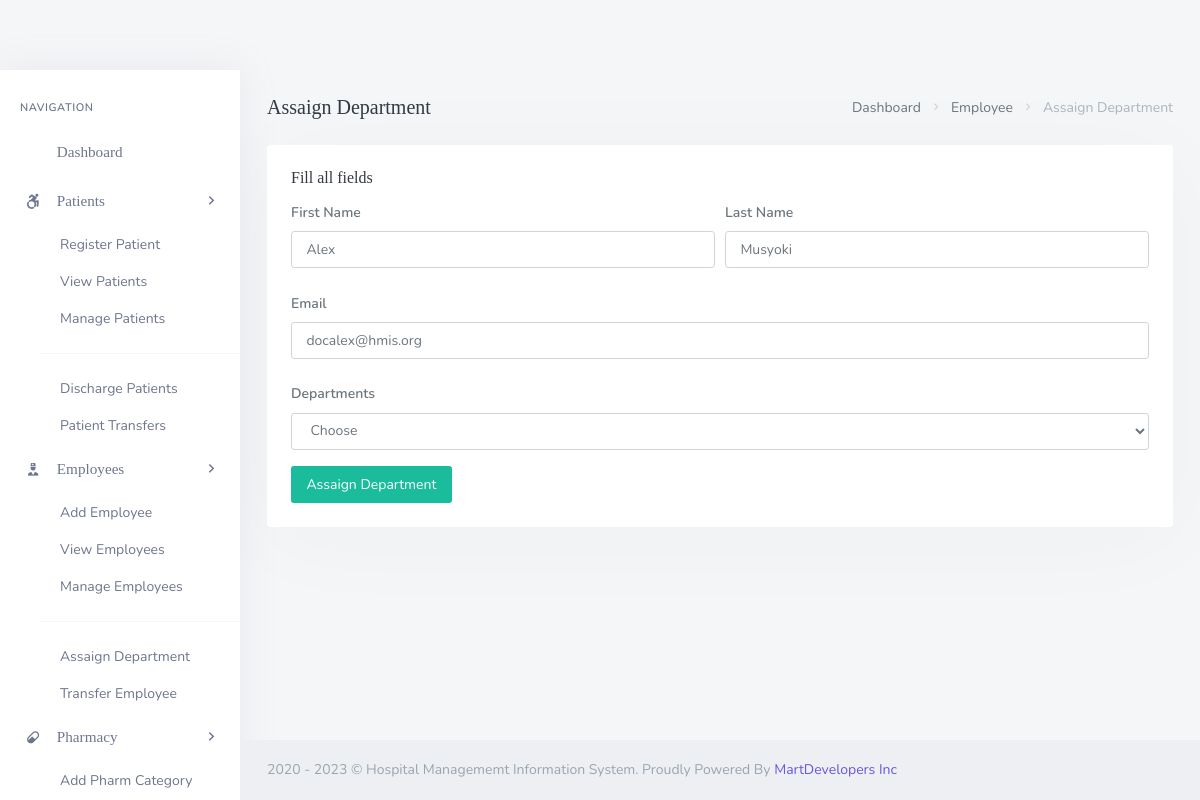
The page /backend/admin/his_admin_assaign_single_employee.php?doc_number=Y0F9K on the database as committed earlier.
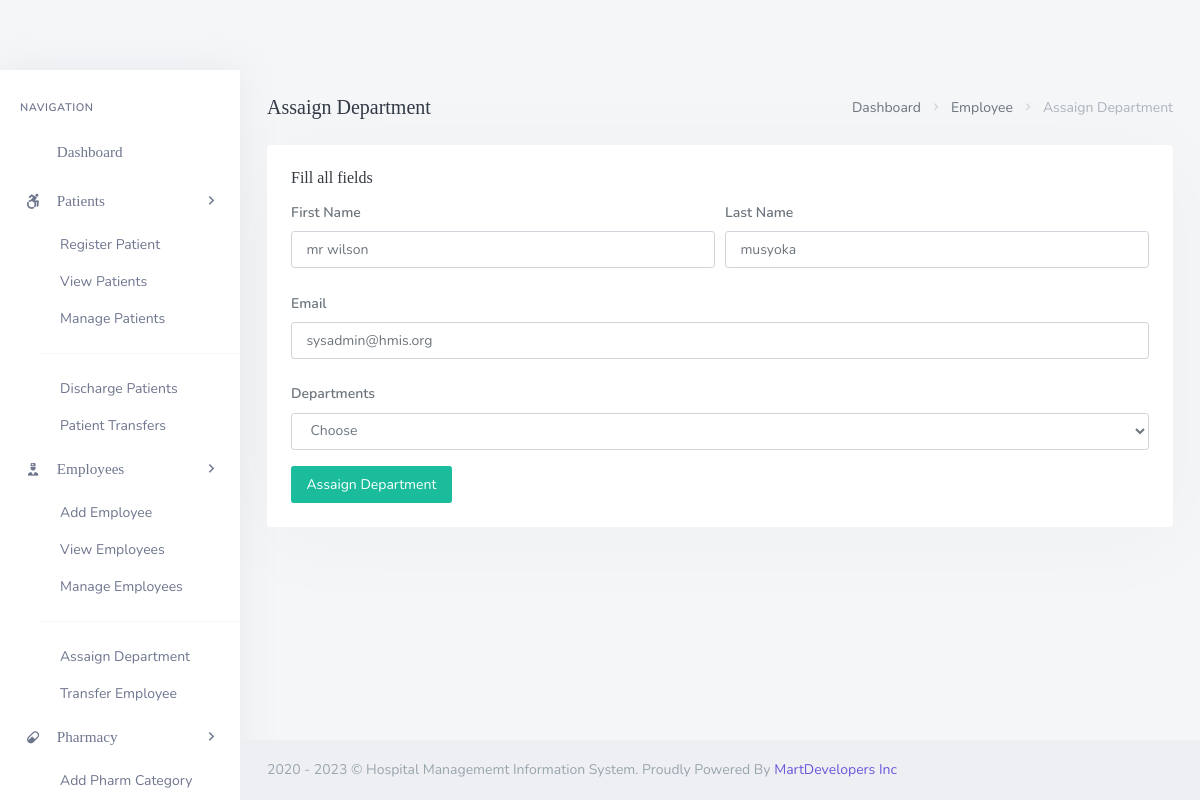
The same page on the database as committed later.
### tables this page shows
CREATE TABLE `his_docs` (
  `doc_id` int(20) NOT NULL,
  `doc_fname` varchar(200) DEFAULT NULL,
  `doc_lname` varchar(200) DEFAULT NULL,
  `doc_email` varchar(200) DEFAULT NULL,
  `doc_pwd` varchar(200) DEFAULT NULL,
  `doc_dept` varchar(200) DEFAULT NULL,
  `doc_number` varchar(200) DEFAULT NULL,
  `doc_dpic` varchar(200) DEFAULT NULL
);

### backend/admin/his_admin_assaign_single_employee.php (the view, shortened to what this page needs)
<?php
	include('assets/inc/config.php');
?>
<!DOCTYPE html>
<html lang="en">
    <?php include('assets/inc/head.php');?>
    <body>
        <div id="wrapper">
            <?php include("assets/inc/sidebar.php");?>
            <div class="content-page">
                <div class="content">
                    <div class="container-fluid">
                        <div class="row">
                            <div class="col-12">
                                <div class="page-title-box">
                                    <div class="page-title-right">
                                        <ol class="breadcrumb m-0">
                                            <li class="breadcrumb-item"><a href="his_admin_dashboard.php">Dashboard</a></li>
                                            <li class="breadcrumb-item"><a href="javascript: void(0);">Employee</a></li>
                                            <li class="breadcrumb-item active">Assaign Department</li>
                                        </ol>
                                    </div>
                                    <h4 class="page-title">Assaign Department</h4>
                                </div>
                            </div>
                        </div>
                        <?php
                            $doc_number=$_GET['doc_number'];
                            $ret="SELECT  * FROM his_docs WHERE doc_number=?";
                            $stmt= $mysqli->prepare($ret) ;
                            $stmt->bind_param('i',$doc_number);
                            $stmt->execute() ;
                            $res=$stmt->get_result();
                            while($row=$res->fetch_object())
                            {
                        ?>
                        <div class="row">
                            <div class="col-12">
                                <div class="card">
                                    <div class="card-body">
                                        <h4 class="header-title">Fill all fields</h4>
                                        <form method="post" enctype="multipart/form-data">
                                            <div class="form-row">
                                                <div class="form-group col-md-6">
                                                    <label for="inputEmail4" class="col-form-label">First Name</label>
                                                    <input type="text" required="required" readonly value="<?php echo $row->doc_fname;?>" name="doc_fname" class="form-control" id="inputEmail4" >
                                                </div>
                                                <div class="form-group col-md-6">
                                                    <label for="inputPassword4" class="col-form-label">Last Name</label>
                                                    <input required="required" type="text" readonly value="<?php echo $row->doc_lname;?>" name="doc_lname" class="form-control"  id="inputPassword4">
                                                </div>
                                            </div>
                                            <div class="form-group">
                                                <label for="inputAddress" class="col-form-label">Email</label>
                                                <input required="required" type="email" readonly value="<?php echo $row->doc_email;?>" class="form-control" name="doc_email" id="inputAddress">
                                            </div>
                                            <div class="form-group">
                                                    <label for="inputState" class="col-form-label">Departments</label>
                                                    <select id="inputState" required="required" name="doc_dept" class="form-control">
                                                        <option>Choose</option>
                                                    </select>
                                            </div>
                                            <button type="submit" name="assaign_dept" class="ladda-button btn btn-success" data-style="expand-right">Assaign Department</button>
                                        </form>
                                    </div>
                                </div>
                            </div>
                        </div>
                        <?php }?>
                    </div>
                </div>
                <?php include('assets/inc/footer.php');?>
            </div>
        </div>
    </body>
</html>

### backend/admin/assets/inc/sidebar.php (shortened to what this page needs)
<div class="left-side-menu">
                <div class="slimscroll-menu">
                    <div id="sidebar-menu">
                        <ul class="metismenu" id="side-menu">
                            <li class="menu-title">Navigation</li>
                            <li>
                                <a href="his_admin_dashboard.php">
                                    <i class="fe-airplay"></i>
                                    <span> Dashboard </span>
                                </a>
                            </li>
                            <li>
                                <a href="javascript: void(0);">
                                    <i class="fab fa-accessible-icon "></i>
                                    <span> Patients </span>
                                    <span class="menu-arrow"></span>
                                </a>
                                <ul class="nav-second-level" aria-expanded="false">
                                    <li>
                                        <a href="his_admin_register_patient.php">Register Patient</a>
                                    </li>
                                    <li>
                                        <a href="his_admin_view_patients.php">View Patients</a>
                                    </li>
                                    <li>
                                        <a href="his_admin_manage_patient.php">Manage Patients</a>
                                    </li>
                                    <hr>
                                    <li>
                                        <a href="his_admin_discharge_patient.php">Discharge Patients</a>
                                    </li>
                                    <li>
                                        <a href="his_admin_patient_transfer.php">Patient Transfers</a>
                                    </li>
                                </ul>
                            </li>
                            <li>
                                <a href="javascript: void(0);">
                                    <i class="mdi mdi-doctor"></i>
                                    <span> Employees </span>
                                    <span class="menu-arrow"></span>
                                </a>
                                <ul class="nav-second-level" aria-expanded="false">
                                    <li>
                                        <a href="his_admin_add_employee.php">Add Employee</a>
                                    </li>
                                    <li>
                                        <a href="his_admin_view_employee.php">View Employees</a>
                                    </li>
                                    <li>
                                        <a href="his_admin_manage_employee.php">Manage Employees</a>
                                    </li>
                                    <hr>
                                    <li>
                                        <a href="his_admin_assaign_dept.php">Assaign Department</a>
                                    </li>
                                    <li>
                                        <a href="his_admin_transfer_employee.php">Transfer Employee</a>
                                    </li>
                                </ul>
                            </li>
                            <li>
                                <a href="javascript: void(0);">
                                    <i class="mdi mdi-pill"></i>
                                    <span> Pharmacy </span>
                                    <span class="menu-arrow"></span>
                                </a>
                                <ul class="nav-second-level" aria-expanded="false">
                                    <li>
                                        <a href="his_admin_add_pharm_cat.php">Add Pharm Category</a>
                                    </li>
                                </ul>
                            </li>
                        </ul>
                    </div>
                </div>
            </div>

### backend/admin/assets/inc/footer.php
<footer class="footer">
    <div class="container-fluid">
        <div class="row">
            <div class="col-md-12">
                2020 - <?php echo date('Y'); ?> &copy; Hospital Managememt Information System. Proudly Powered By <a href="https://martmbithi.github.io" target="_blank">MartDevelopers Inc</a>
            </div>
        </div>
    </div>
</footer>

Rows that differ between the two databases and show on the page:
removed his_docs: doc_fname "Alex", doc_lname "Musyoki", doc_email "docalex@hmis.org"
added his_docs: doc_fname "mr wilson", doc_lname "musyoka", doc_email "sysadmin@hmis.org"
